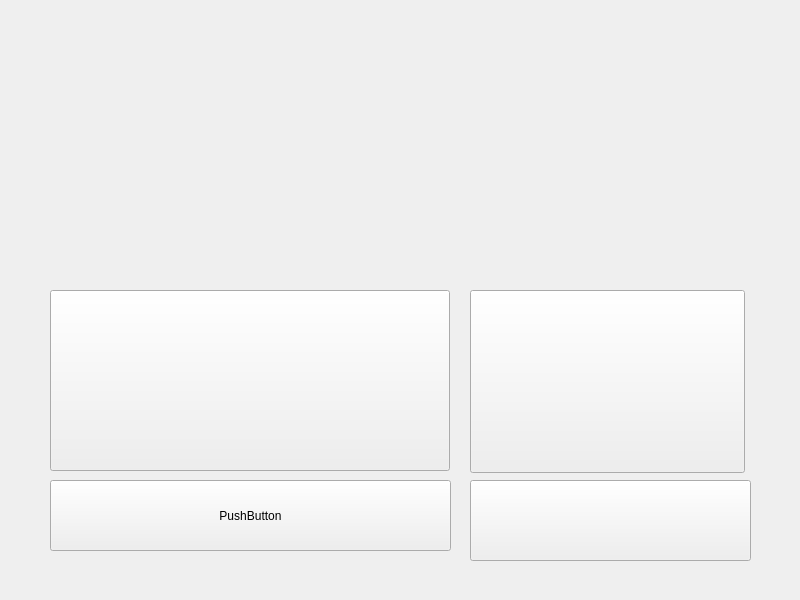
<?xml version="1.0" encoding="UTF-8"?>
<ui version="4.0">
 <class>Menu</class>
 <widget class="QWidget" name="Menu">
  <property name="geometry">
   <rect>
    <x>0</x>
    <y>0</y>
    <width>800</width>
    <height>600</height>
   </rect>
  </property>
  <property name="windowTitle">
   <string>Form</string>
  </property>
  <property name="styleSheet">
   <string notr="true"/>
  </property>
  <widget class="QLabel" name="label">
   <property name="geometry">
    <rect>
     <x>330</x>
     <y>0</y>
     <width>211</width>
     <height>261</height>
    </rect>
   </property>
   <property name="midLineWidth">
    <number>-1</number>
   </property>
   <property name="text">
    <string/>
   </property>
   <property name="textFormat">
    <enum>Qt::AutoText</enum>
   </property>
   <property name="pixmap">
    <pixmap>SirtoliRacing/data/img/SIRTOLI_LOGOMenu.jpg</pixmap>
   </property>
  </widget>
  <widget class="QPushButton" name="b_Race">
   <property name="geometry">
    <rect>
     <x>50</x>
     <y>290</y>
     <width>400</width>
     <height>181</height>
    </rect>
   </property>
   <property name="text">
    <string/>
   </property>
   <property name="iconSize">
    <size>
     <width>400</width>
     <height>265</height>
    </size>
   </property>
  </widget>
  <widget class="QPushButton" name="b_Settings">
   <property name="geometry">
    <rect>
     <x>470</x>
     <y>290</y>
     <width>275</width>
     <height>183</height>
    </rect>
   </property>
   <property name="text">
    <string/>
   </property>
   <property name="iconSize">
    <size>
     <width>275</width>
     <height>183</height>
    </size>
   </property>
  </widget>
  <widget class="QPushButton" name="b_Exit">
   <property name="geometry">
    <rect>
     <x>470</x>
     <y>480</y>
     <width>281</width>
     <height>81</height>
    </rect>
   </property>
   <property name="text">
    <string/>
   </property>
   <property name="iconSize">
    <size>
     <width>281</width>
     <height>101</height>
    </size>
   </property>
  </widget>
  <widget class="QPushButton" name="b_Credits">
   <property name="geometry">
    <rect>
     <x>50</x>
     <y>480</y>
     <width>401</width>
     <height>71</height>
    </rect>
   </property>
   <property name="text">
    <string>PushButton</string>
   </property>
  </widget>
 </widget>
 <resources/>
 <connections/>
</ui>
